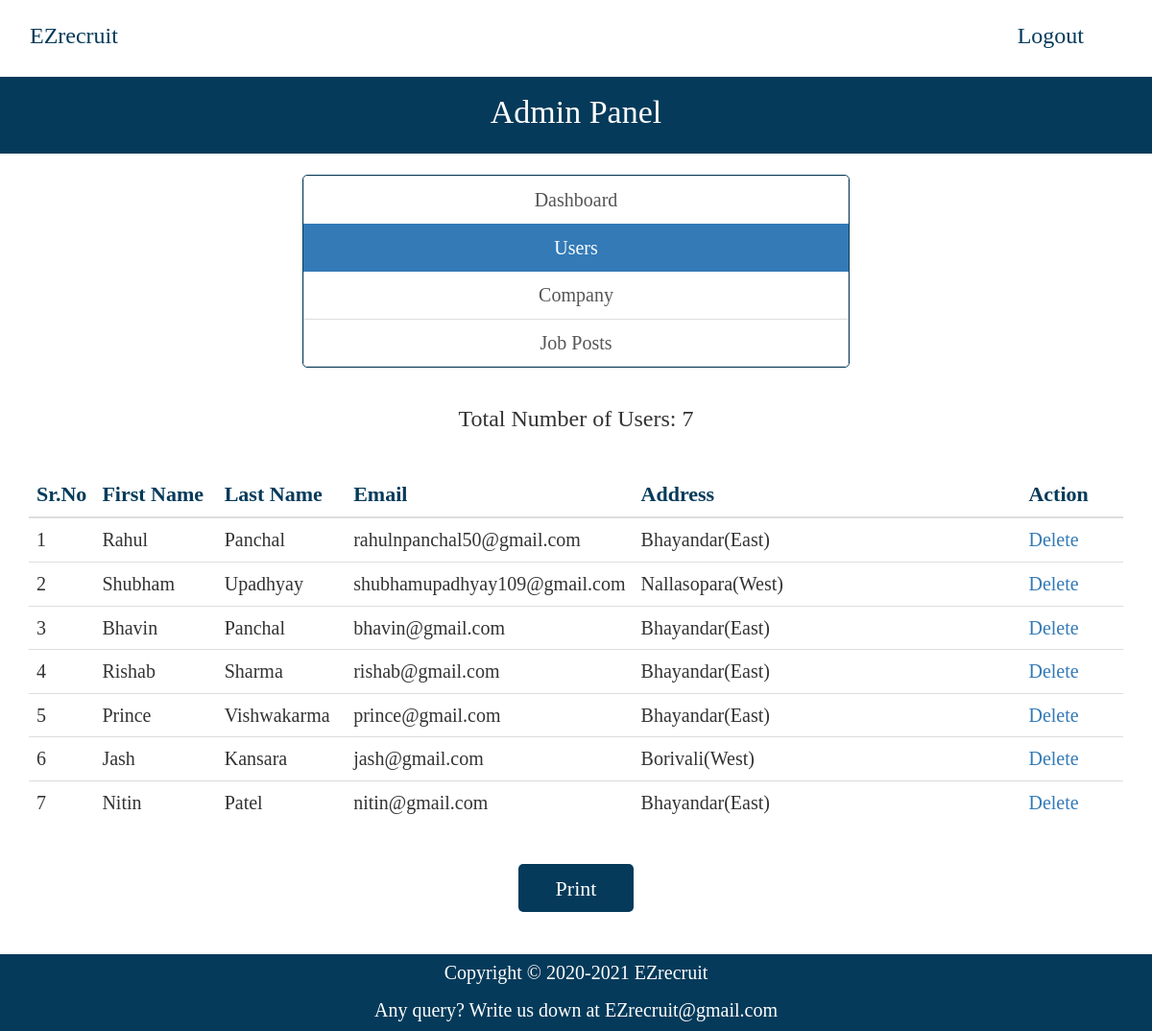
The app's page /admin/user.php (signed in), older data.
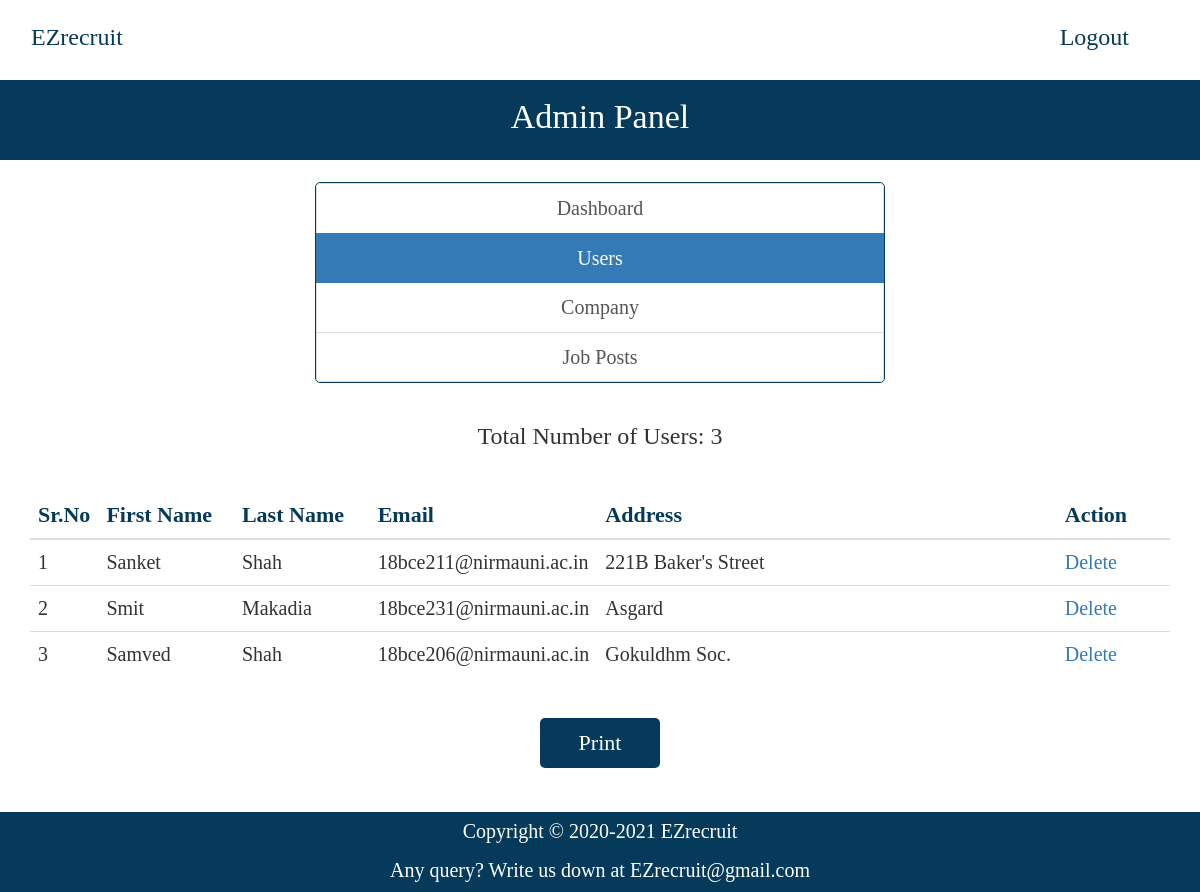
The same page, newer data.
### tables this page shows
CREATE TABLE `users` (
  `id_user` int(11) NOT NULL,
  `firstname` varchar(255) NOT NULL,
  `lastname` varchar(255) NOT NULL,
  `email` varchar(255) NOT NULL,
  `password` varchar(255) NOT NULL,
  `address` text DEFAULT NULL,
  `city` varchar(255) DEFAULT NULL,
  `state` varchar(255) DEFAULT NULL,
  `contactno` varchar(255) DEFAULT NULL,
  `qualification` varchar(255) DEFAULT NULL,
  `stream` varchar(255) DEFAULT NULL,
  `passingyear` varchar(255) DEFAULT NULL,
  `dob` varchar(255) DEFAULT NULL,
  `age` varchar(255) DEFAULT NULL,
  `designation` varchar(255) DEFAULT NULL,
  `resume` varchar(255) DEFAULT NULL
);

### admin/user.php (the view, shortened to what this page needs)
<?php
require_once("../db.php");
?>
<!DOCTYPE html>
<html lang="en">
  <?php
    include('templates/head.php');
  ?>
  <body>
    <font face="calibri">
    <?php include('templates/header.php'); ?>
      <div style="background-color: #053a5a; height: 80px;">
    <p style="font-size: 34px; color: white; text-align: center; line-height: 73px;">Admin Panel</p>
  </div>
  <br>
    <div class="container">
      <div class="row">
        <div class="col-md-12" align="center">
          <div class="list-group" align="center" style="width: 50%; border: 1px solid #053a5a; border-radius: 5px;">
            <a href="dashboard.php" class="list-group-item" style="font-size: 20px;">Dashboard</a>
            <a href="user.php" class="list-group-item active" style="font-size: 20px;">Users</a>
            <a href="company.php" class="list-group-item" style="font-size: 20px;">Company</a>
            <a href="job-posts.php" class="list-group-item" style="font-size: 20px;">Job Posts</a>
          </div>
        </div>
        <br>
        <div class="col-md-12" align="center" style="font-size: 22px;" id="print">
        <?php
          $sql = "SELECT * FROM users";
          $result = $conn->query($sql);
          if($result->num_rows > 0) {
            echo '<h3>Total Number of Users: ' . $result->num_rows . '</h3>';
          }
        ?>
        <br>
          <table class="table">
            <thead>
              <th style="font-size: 22px; color: #053a5a; width: 6%">Sr.No</th>
              <th style="font-size: 22px; color: #053a5a; width: 12%">First Name</th>
              <th style="font-size: 22px; color: #053a5a; width: 12%">Last Name</th>
              <th style="font-size: 22px; color: #053a5a; width: 19%">Email</th>
              <th style="font-size: 22px; color: #053a5a; width: 41%">Address</th>
              <th style="font-size: 22px; color: #053a5a; width: 10%">Action</th>
            </thead>
            <tbody>
              <?php
                $sql = "SELECT * FROM users";
                $result = $conn->query($sql);
                if($result->num_rows > 0) {
                  $i = 0;
                  while($row = $result->fetch_assoc()) {
                    ?>
                      <tr>
                        <td style="font-size: 20px;"><?php echo ++$i; ?></td>
                        <td style="font-size: 20px;"><?php echo $row['firstname']; ?></td>
                        <td style="font-size: 20px;"><?php echo $row['lastname']; ?></td>
                        <td style="font-size: 20px;"><?php echo $row['email']; ?></td>
                        <td style="font-size: 20px;"><?php echo $row['address']; ?></td>
                        <td style="font-size: 20px;"><a href="delete-user.php?id=<?php echo $row['id_user']; ?>">Delete</a></td>
                      </tr>
                    <?php
                  }
                }
              ?>
            </tbody>
          </table>
        </div>
      </div>
    </div>
  </div></div><br>
  <div align="center">
  <button onclick="printDiv('print')" style="background-color: #053a5a; width: 120px; height: 50px; padding-left: 10px; padding-right: 10px; font-size: 22px; color:white; border-color: transparent; border-radius: 5px;">Print</button>
</div>
  <br><br>
          <div class="footer" style="background-color: #053a5a; height: 80px;bottom: 0;width: 100%;left: 0;padding-top: 5px;padding-bottom: 5px">
    <p style="color:white;font-size: 20px;text-align: center;">
      Copyright &copy; 2020-2021 <a href="index.php" style="color:white;">EZrecruit </a>
    </p>
    <p style="color:white; font-size: 20px; text-align: center;">
      Any query? Write us down at <a href ="https://mail.google.com/mail/u/0/#inbox?compose=new" target="_blank" style="color:white;">EZrecruit@gmail.com </a>
    </p>
  </div>
  </body>
</html>

Row changes from the older to the newer data that the page shows:
removed users: firstname "Rahul", lastname "Panchal", email "rahulnpanchal50@gmail.com", address "Bhayandar(East)"
removed users: firstname "Shubham", lastname "Upadhyay", email "shubhamupadhyay109@gmail.com", address "Nallasopara(West)"
removed users: firstname "Bhavin", lastname "Panchal", email "bhavin@gmail.com", address "Bhayandar(East)"
removed users: firstname "Rishab", lastname "Sharma", email "rishab@gmail.com", address "Bhayandar(East)"
removed users: firstname "Prince", lastname "Vishwakarma", email "prince@gmail.com", address "Bhayandar(East)"
removed users: firstname "Jash", lastname "Kansara", email "jash@gmail.com", address "Borivali(West)"
removed users: firstname "Nitin", lastname "Patel", email "nitin@gmail.com", address "Bhayandar(East)"
added users: firstname "Sanket", lastname "Shah", email "18bce211@nirmauni.ac.in", address "221B Baker's Street"
added users: firstname "Smit", lastname "Makadia", email "18bce231@nirmauni.ac.in", address "Asgard"
added users: firstname "Samved", lastname "Shah", email "18bce206@nirmauni.ac.in", address "Gokuldhm Soc."
Text that changed along with them:
$result->num_rows: "7" → "3"
